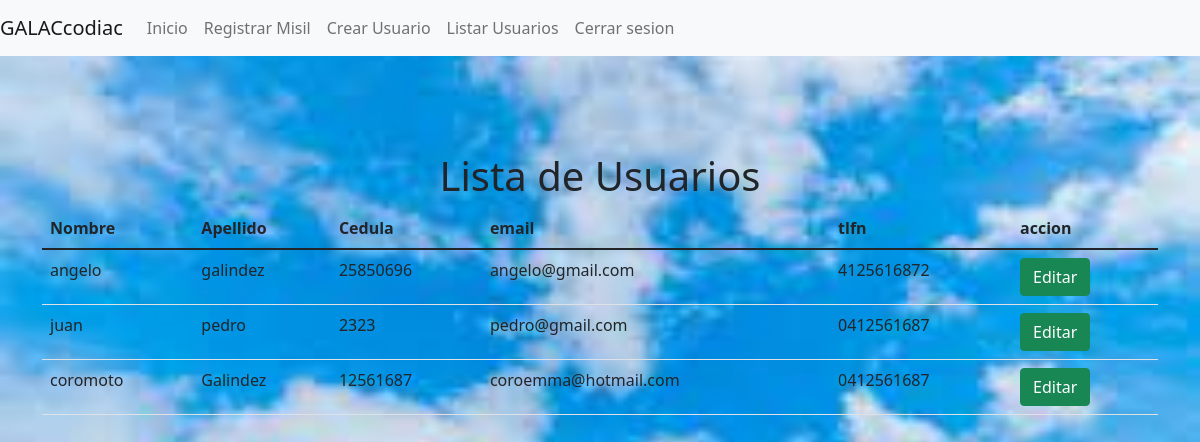
The app's page /misil/listar_usu/ (signed in) with its own data.
### almacenApp/models.py (models this page shows)
class User(AbstractUser):
	email = models.EmailField(unique=True)
	cedula = models.CharField(max_length=100 , blank=False, null= False)
	telefono_regex= RegexValidator(
		regex=r'\+?1?\d{9,15}$',
		message = 'formato permitido +999999999'
		)
	Telefono = models.CharField(validators=[telefono_regex], max_length=10 )
	USERNAME_FIELD = 'email'
	REQUIRED_FIELDS=[ 'username',  'first_name' , 'last_name'  , 'cedula' , 'Telefono']

### almacenApp/views.py (the view)
# urls.py: path('listar_usu/',  listar_user.as_view() , name="listar_usu"),
class listar_user(LoginRequiredMixin  , validarPermisosRequeridosMixin , ListView):
	permission_required = 'almacenApp.view_user'
	model = User
	template_name = 'misil/lista_user.html'

### almacenApp/Mixins.py (called while the page is built)
    def get_perms(self):
        if isinstance(self.permission_required , str):
            perms=(self.permission_required)
        else:
            perms= self.permission_required
        return perms

    def dispatch(self , request , *args , **kwargs):
        if request.user.has_perm(self.get_perms()):
            return super().dispatch(request , *args , **kwargs)
        messages.error(request, 'no tiene permitido el acceso')
        return redirect(self.get_url_redirect())

### almacenApp/templatetags/auth_extras.py (called while the page is built)
@register.filter(name='has_group')
def has_group(user, group_name):
    group = Group.objects.get(name='Administrador')
    return True if group in user.groups.all() else False

### templates/misil/lista_user.html (shortened to what this page needs)
{% load static %}
{% load auth_extras %}
<!DOCTYPE html>
<html lang="en">
<head>
    <link rel="stylesheet" href=" {% static 'css/bootstrap.min.css' %}">
    <link rel="stylesheet" href=" {% static 'css/estilos.css' %}">
</head>
<body>
  <nav class="navbar navbar-expand-lg navbar-light bg-light">
    <a class="navbar-brand" href="#">GALACcodiac</a>
    <div class="collapse navbar-collapse" id="navbarSupportedContent">
      <ul class="navbar-nav mr-auto">
        <li class="nav-item active">
          <li class="nav-item">
            <a class="nav-link align-self-end" href="{% url 'almacenApp:lista_m'%}">Inicio</a>
          </li>
          {% if request.user|has_group:"Administrador" %}
            <a class="nav-link" href="{% url 'almacenApp:Registro_misil'%}">Registrar Misil</a>
          </li>
          <li class="nav-item">
            <a class="nav-link" href="{% url 'almacenApp:crear_usu'%}">Crear Usuario</a>
          </li>
          <li class="nav-item">
              <a class="nav-link " href="{% url 'almacenApp:listar_usu'%}">Listar Usuarios</a>
            </li>
          {% endif %}
          {% if  request.user.is_authenticated %}
        <li class="nav-item">
          <a class="nav-link align-self-end" href="{% url 'logout'%}">Cerrar sesion</a>
        </li>
        {% endif %}
      </ul>
    </div>
  </nav>
<br>
<div class="container">
  <br>
  <br>
  <br>
  <h1 style="text-align: center;">Lista de Usuarios</h1>
  <table class="table">
      <thead class="thead-dark">
        <tr>
          <th>Nombre </th>
          <th>Apellido </th>
          <th>Cedula </th>
          <th>email</th>
          <th>tlfn</th>
          <th>accion</th>
        </tr>
      </thead>
      <tbody>
          {% if object_list %}
          {% for datos in object_list %}
        <tr >
          <td>{{datos.first_name}}</td>
          <td>{{datos.last_name}} </td>
          <td>{{datos.cedula}} </td>
          <td>{{datos.email}} </td>
          <td>{{datos.Telefono}} </td>
          <td><a class="btn btn-success" href="{% url 'almacenApp:editar_usu' datos.id %}">Editar</a></td>
        </tr>
        {% endfor %}
        {% endif %}
      </tbody>
    </table>
</div>
</body>
</html>

### static/css/estilos.css (style rules this page uses)
body { height: 5000%; background-image: url("../images/cielo.jpg"); background-size: cover; background-repeat:no-repeat; background-position: center center; }

### records on screen
User: first_name "angelo", last_name "galindez", cedula "25850696", email "angelo@gmail.com", Telefono "4125616872"
User: first_name "juan", last_name "pedro", cedula "2323", email "pedro@gmail.com", Telefono "0412561687"
User: first_name "coromoto", last_name "Galindez", cedula "12561687", email "coroemma@hotmail.com", Telefono "0412561687"
